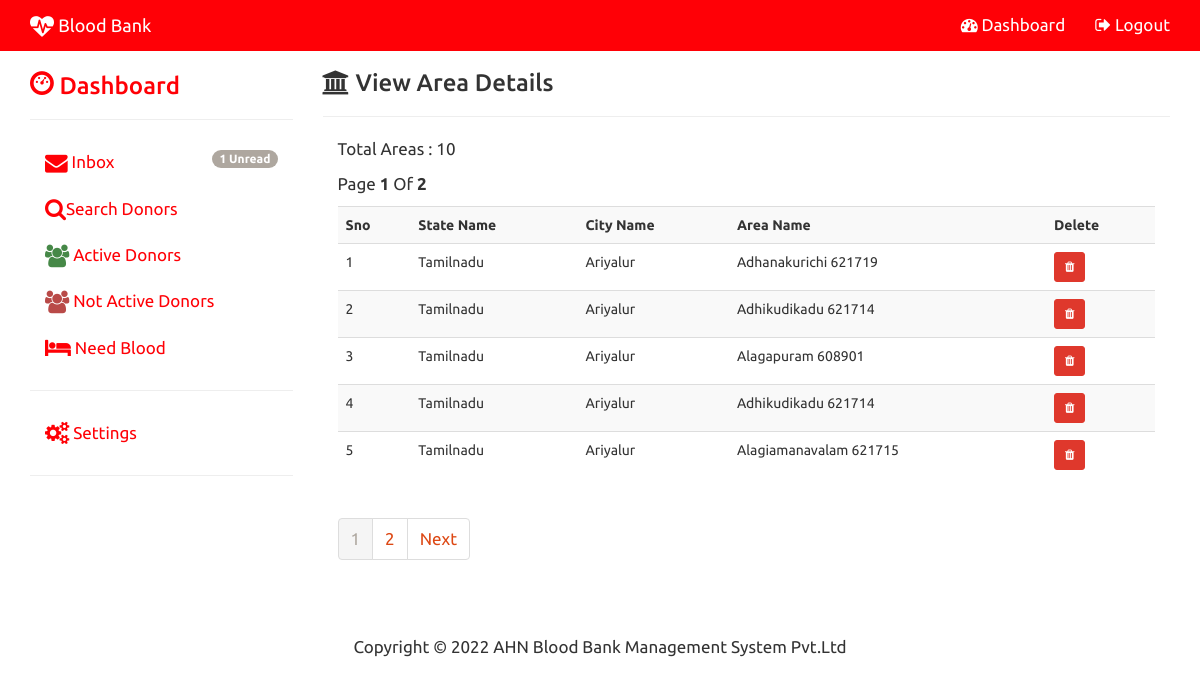
/admin_view_area.php (signed in), run on the app's committed database.
### tables this page shows
CREATE TABLE IF NOT EXISTS `area` (
  `AREA_ID` int(11) NOT NULL AUTO_INCREMENT,
  `CITY_ID` int(11) NOT NULL,
  `STATE_ID` int(11) NOT NULL,
  `AREA_NAME` varchar(150) NOT NULL,
  PRIMARY KEY (`AREA_ID`)
);

CREATE TABLE IF NOT EXISTS `state` (
  `STATE_ID` int(11) NOT NULL AUTO_INCREMENT,
  `STATE_NAME` varchar(150) NOT NULL,
  `COUNTRY_ID` int(11) NOT NULL,
  PRIMARY KEY (`STATE_ID`)
);

CREATE TABLE IF NOT EXISTS `city` (
  `CITY_ID` int(11) NOT NULL AUTO_INCREMENT,
  `STATE_ID` int(11) NOT NULL,
  `CITY_NAME` varchar(150) NOT NULL,
  PRIMARY KEY (`CITY_ID`)
);

### admin_view_area.php (the view, shortened to what this page needs)
<?php
include("config.php");
 $sql="SELECT * FROM area";
$result=$con->query($sql);
$rows=$result->num_rows;
$page_rows=5;
$last=ceil($rows/$page_rows);
$pagenum=1;
$limit='LIMIT '.($pagenum-1)*$page_rows.','.$page_rows;
$sql="Select state.STATE_NAME, city.CITY_NAME, area.AREA_NAME, area.AREA_ID
From area Inner Join
  city On area.CITY_ID = city.CITY_ID Inner Join
  state On area.STATE_ID = state.STATE_ID $limit ";
 $textline1="Total Areas : $rows";
 $textline2="Page  <b>$pagenum</b> Of <b>$last</b>";
 $paginationctrls='<ul class="pagination">';
 if($last!=1)
 {
	 $paginationctrls.='<li class="active" 	><a href="#"  >'.$pagenum.'</a></li> ';
	 for($i=$pagenum+1;$i<=$last;$i++)
	 {
		 $paginationctrls.='<li><a href="'.$_SERVER['PHP_SELF'].'?pn='.$i.'">'.$i.'</a> </li>';
	 }
	 if($pagenum!=$last)
	 {
		 $next=$pagenum+1;
		 $paginationctrls.='<li><a href="'.$_SERVER['PHP_SELF'].'?pn='.$next.'">Next</a></li></ul>';
	 }
 }
 $list='';
 $result=$con->query($sql);
						if($result->num_rows>0)
						{
								$list.= "<table class='table table-striped' >";
									$list.= "<tr>
											<th>Sno</th>
											<th>State Name</th>
											<th>City Name</th>
											<th>Area Name</th>
											<th>Delete</th>
										</tr>";
										$i=0;
										while($row=$result->fetch_assoc())
										{
											$i++;
											$list.="<tr>";
												$list.= "<td>$i</td>";
												$list.= "<td>".$row["STATE_NAME"]."</td>";
												$list.= "<td>".$row["CITY_NAME"]."</td>";
												$list.= "<td>".$row["AREA_NAME"]."</td>";
												$list.= "<td><a href='admin_del_area.php?id=".$row["AREA_ID"]."' class='btn btn-danger btn-sm'><i class='fa fa-trash'></i></a></td>";
											$list.="</tr>";
										}
								$list.= "</table>";
						}
?>
<!DOCTYPE html>
<html lang="en">
	<head>
			<?php include("admin_head.php");?>
	</head>
	<body>
<?php include("admin_topnav.php"); ?>
<div class="container">
	<div class="row">
		<div class="col-sm-3">
			<?php include("admin_side_nav.php");?>
		</div>
		<div class="col-sm-9" >
			<h3><i class="fa fa-bank"></i> View Area Details </h3><hr>
				<div class="col-md-12">
				<p><?php echo $textline1; ?></p>
				<p><?php echo $textline2; ?></p>
				<?php echo $list; ?>
				<?php echo $paginationctrls; ?>
				</div>
			</div>
		</div>
	</div>
	 <?php include("admin_footer.php"); ?>
	</body>
</html>

### css/modern-business.css (style rules this page uses)
html, body { height: 100%; }
body { padding-top: 50px; }
p,li { font-size:17px; }

### data on the page
area: STATE_ID.STATE_NAME "Tamilnadu", CITY_ID.CITY_NAME "Ariyalur", AREA_NAME "Adhanakurichi 621719"
area: STATE_ID.STATE_NAME "Tamilnadu", CITY_ID.CITY_NAME "Ariyalur", AREA_NAME "Adhikudikadu 621714"
area: STATE_ID.STATE_NAME "Tamilnadu", CITY_ID.CITY_NAME "Ariyalur", AREA_NAME "Alagapuram 608901"
area: STATE_ID.STATE_NAME "Tamilnadu", CITY_ID.CITY_NAME "Ariyalur", AREA_NAME "Adhikudikadu 621714"
area: STATE_ID.STATE_NAME "Tamilnadu", CITY_ID.CITY_NAME "Ariyalur", AREA_NAME "Alagiamanavalam 621715"

### other printed values
$n "1"
$textline1 "Total Areas : 10"
$pagenum "1"
$last "2"
